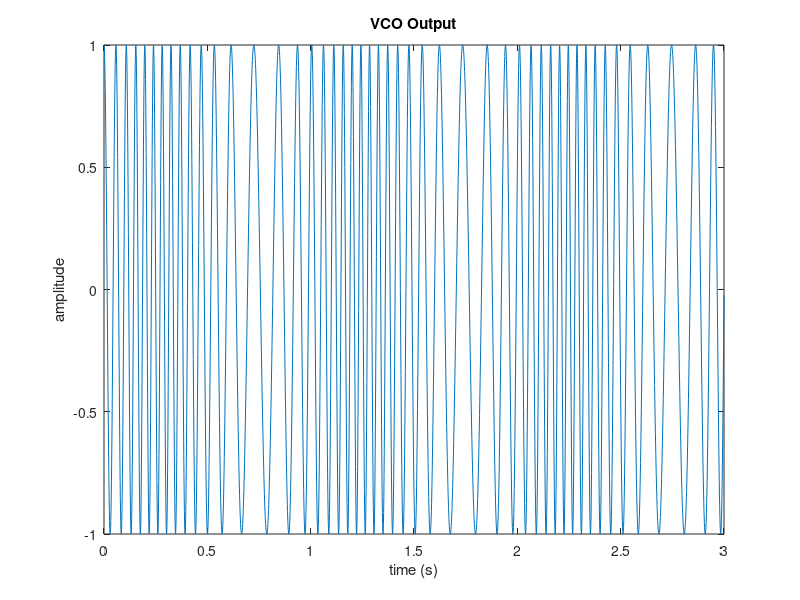
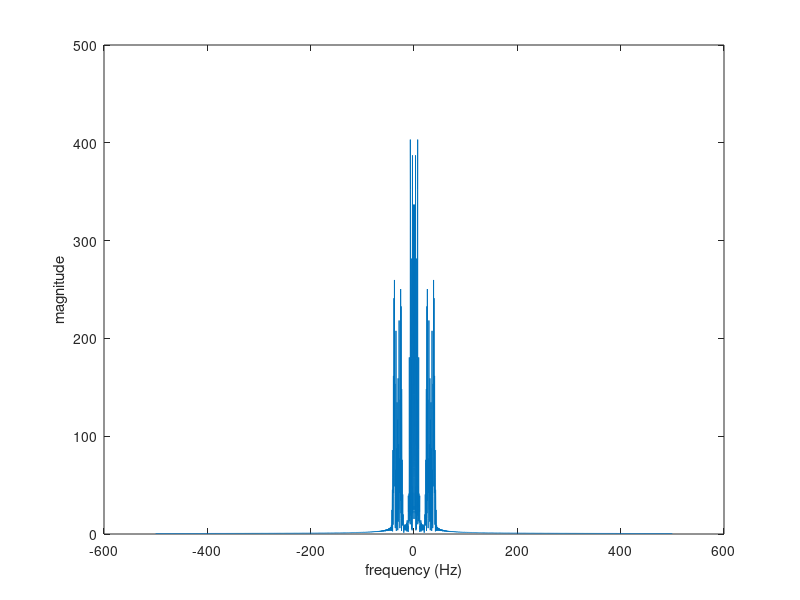
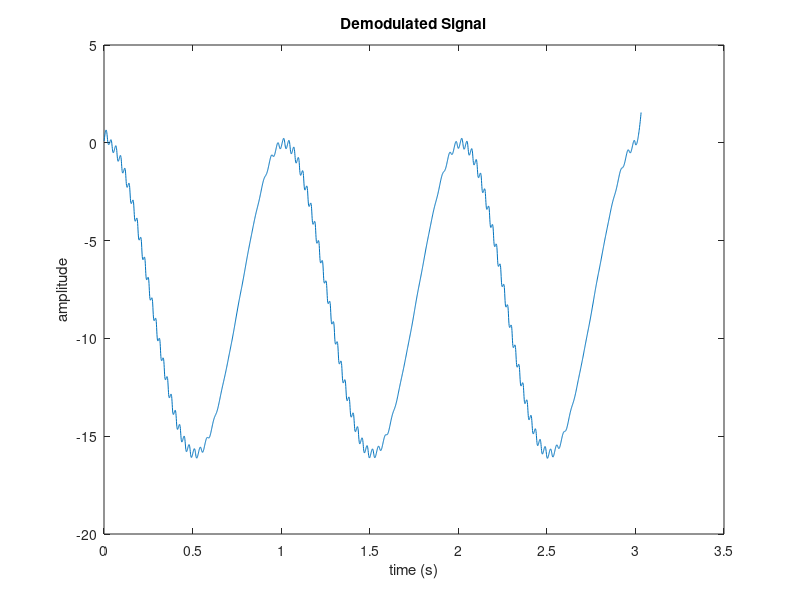

Write the MATLAB code that produced these figures, in order.
clear, clc;

% The equation for an FM signal is given by φfm(t) = cos[2π fct + c x(t)], where, x(t) is the integral 
% of the message v(t). 

%% Task 1

% Generate an FM signal using the VCO method. Program the input v(t) to be 3 periods of a sine 
% wave with frequency 1 Hz. Also, use ω0 = 100, sensitivity c = 50 and sampling frequency fs 
% =1000 Hz. Graph the frequency-modulated signal. You can use your program from Lab 8 for 
% this part. 

fm = 1;         % message frequency
w0 = 100;       % reference frequency
c = 50;         % sensitivity
fs = 1000;      % sampling frequency

Ts = 1/fs;
t = Ts:Ts:3*(1/fm);     % time vector
n = 1:1:length(t);

vt = sin(2*pi*fm*t);        % message signal
xn = cos(w0*n*Ts + c*Ts*(cumsum(vt)));

figure(1)
plot(n*Ts, xn)
xlabel('time (s)')
ylabel('amplitude')
title('VCO Output')

%% Task 2

% A digital FM demodulator is designed according to the block diagram shown below. Write a 
% program to implement this demodulator and display the output. For the LPF, you can use a 32 
% tap filter (use your filter program from Lab 3). Graph the demodulated signal. 

temp1 = xn.*cos(w0*t);
temp2 = xn.*sin(w0*t);

% need to solve for f_pass and trans_width for the filter 
xn1 = fft(temp1, 4096);
xn2 = fft(temp2, 4096);
xn1_shifted = fftshift(xn1);
xn2_shifted = fftshift(xn2);  
xn1_magSpec = abs(xn1_shifted);
xn2_magSpec = abs(xn2_shifted);
xn1_freqAxis = (-4096/2:4096/2-1)*(fs/4096);
xn2_freqAxis = (-4096/2:4096/2-1)*(fs/4096);

figure(2)
plot(xn1_freqAxis,xn1_magSpec)
xlabel('frequency (Hz)')
ylabel('magnitude');

f_pass = 15;        % includes low frequency portion of signal
trans_width = 4;    % width to not include higher frequency portion of the signal
f_cut = f_pass + trans_width;
F = [0, f_pass, f_cut, fs/2]/(fs/2);     % 4 elements that specify frequency 
A = [1, 1, 0, 0];
order1 = 32;
h = firpm(order1, F, A);     % h is the impulse response (time domain)

y1 = conv(temp1,h);          % convolve temp signal with impulse response of the LPF
y2 = conv(temp2,h);          % convolve temp signal with impulse response of the LPF

kxt = unwrap(atan2(y2,y1));

figure(3)
plot((1:length(kxt))/fs, kxt)
xlabel('time (s)')
ylabel('amplitude')
title('Demodulated Signal')


